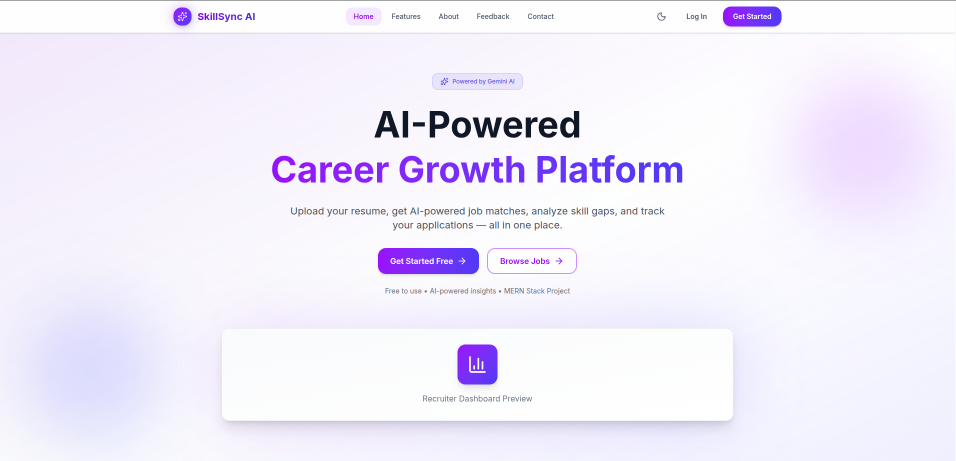
#> input picture public/image copy 2.png, 1912 x 922 px, found by its file name (shown at 1/2 size)
$ python frame_image.py
#> lines starting #> are read from the running program, lines starting #| are printed output that depends on the picture
from PIL import Image, ImageDraw

def add_mac_frame(input_path, output_path):
    # Load original image
    img = Image.open(input_path)
#> img is the input picture: PIL image 1912x922 RGBA; mean R, G, B, A 241.4, 237.5, 251, 255

    # Calculate dimensions
    width, height = img.size
#> width = 1912; height = 922

    # Define frame dimensions
    top_bar_height = 40
    padding_x = 80
    padding_y = 80

    # Overall size
    total_width = width + 2 * padding_x
#> total_width = 2072
    total_height = height + top_bar_height + 2 * padding_y
#> total_height = 1122

    # Create the background
    # Background color similar to the skillsync_framed.png (#1D2128 or dark blue)
    bg_color = (20, 25, 35)
    framed_img = Image.new('RGB', (total_width, total_height), bg_color)
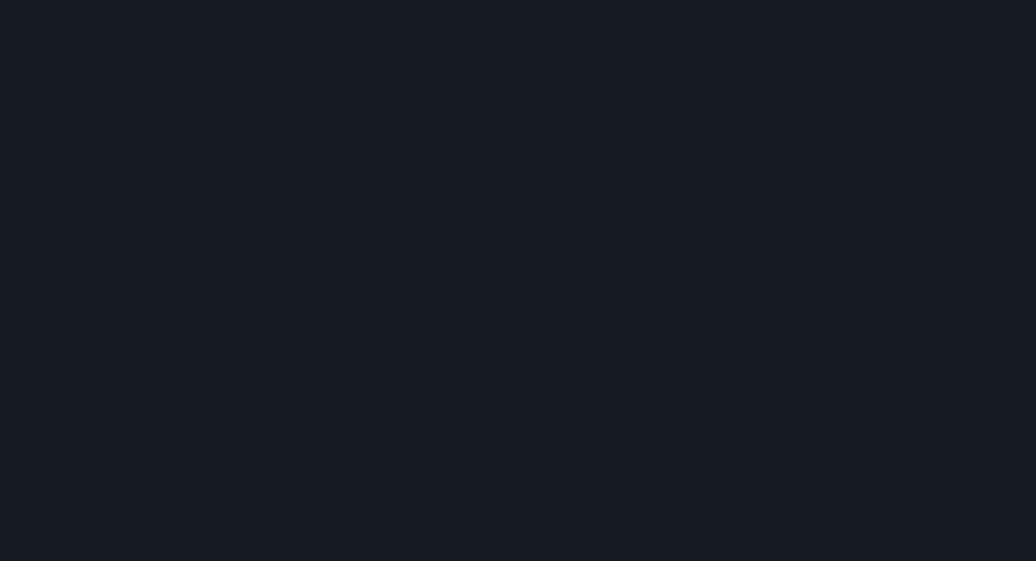
#> framed_img: PIL image 2072x1122 RGB (shown at 1/2 size); mean R, G, B 20, 25, 35

    # Create a mask for rounded corners of the window
    window_width = width
#> window_width = 1912
    window_height = height + top_bar_height
#> window_height = 962

    # Window base
    window_img = Image.new('RGB', (window_width, window_height), (30, 30, 35))
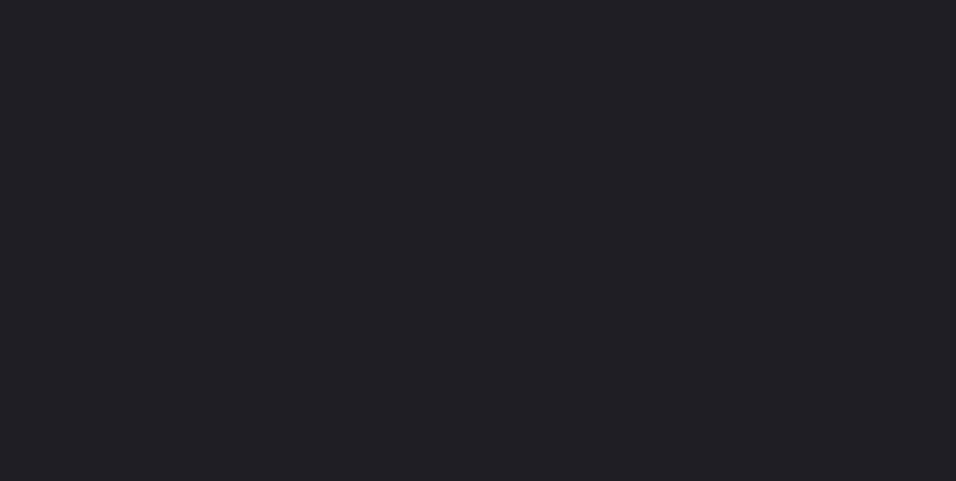
#> window_img: PIL image 1912x962 RGB (shown at 1/2 size); mean R, G, B 30, 30, 35

    # Draw top bar and dots
    draw = ImageDraw.Draw(window_img)
    # Background of top bar is the window base itself, but we can make it slightly different if needed

    # Draw Mac dots
    dot_y = top_bar_height // 2
    dot_radius = 6
    spacing = 20
    start_x = 20

    # Red, Yellow, Green
    colors = [(255, 95, 86), (255, 189, 46), (39, 201, 63)]
    for i, color in enumerate(colors):
        x = start_x + i * spacing
        draw.ellipse([x - dot_radius, dot_y - dot_radius, x + dot_radius, dot_y + dot_radius], fill=color)

    # Paste original image into window
    window_img.paste(img, (0, top_bar_height))
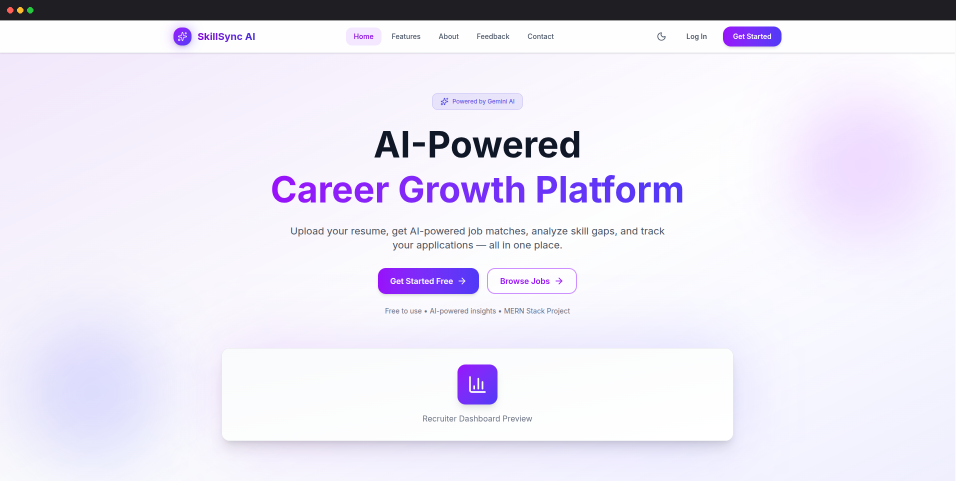
#> window_img: PIL image 1912x962 RGB (shown at 1/2 size); mean R, G, B 232.7, 228.9, 242

    # Create mask for rounded corners
    mask = Image.new('L', (window_width, window_height), 0)
#> mask: PIL image 1912x962 L; every value is 0
    draw_mask = ImageDraw.Draw(mask)
    draw_mask.rounded_rectangle([0, 0, window_width, window_height], radius=12, fill=255)

    # Paste window into background using mask
    framed_img.paste(window_img, (padding_x, padding_y), mask)
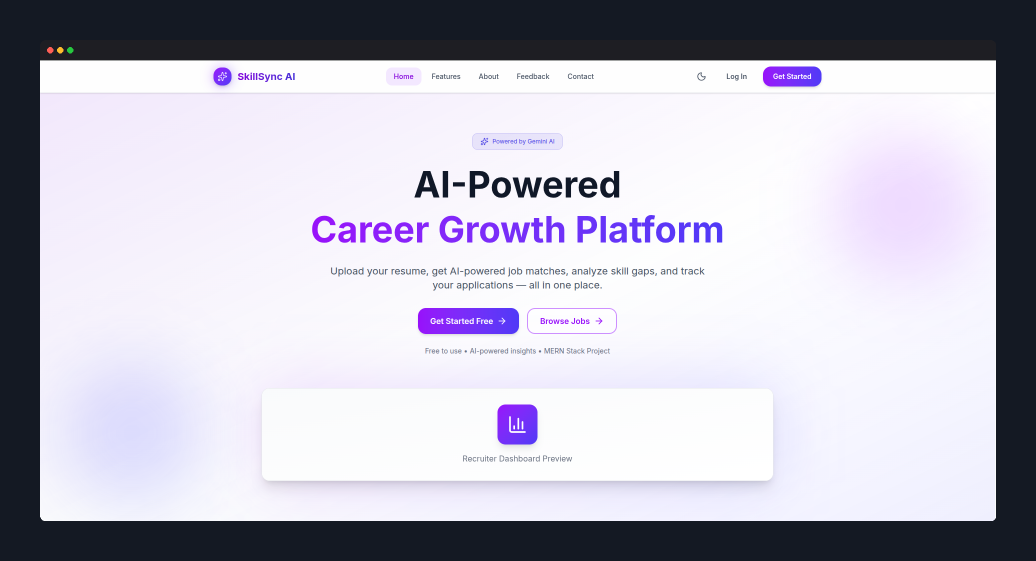
#> framed_img: PIL image 2072x1122 RGB (shown at 1/2 size); mean R, G, B 188.3, 186.3, 198.8

    # Save the output
    framed_img.save(output_path)

if __name__ == '__main__':
    add_mac_frame('/media/ajay-meena/AjayDrive/MERN Project/My-Portfolio/public/image copy 2.png', '/media/ajay-meena/AjayDrive/MERN Project/My-Portfolio/public/image_copy_2_framed.png')
    print("Done!")
